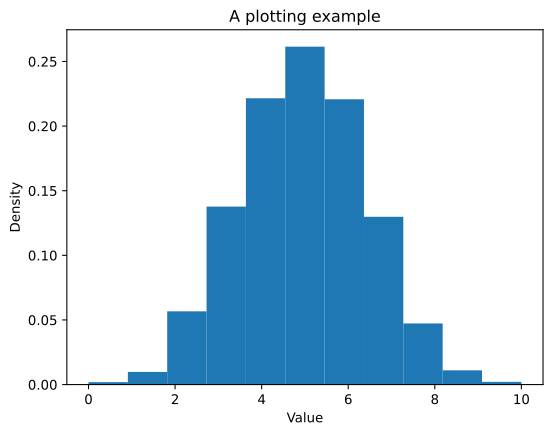

Source code (Python):
import matplotlib.pyplot as plt
import pyarts3 as pa

plt.hist(pa.arts.random.binomial_distribution(10000, 10, 0.5), bins=11, density=True)
plt.title("A plotting example")
plt.xlabel("Value")
plt.ylabel("Density")
